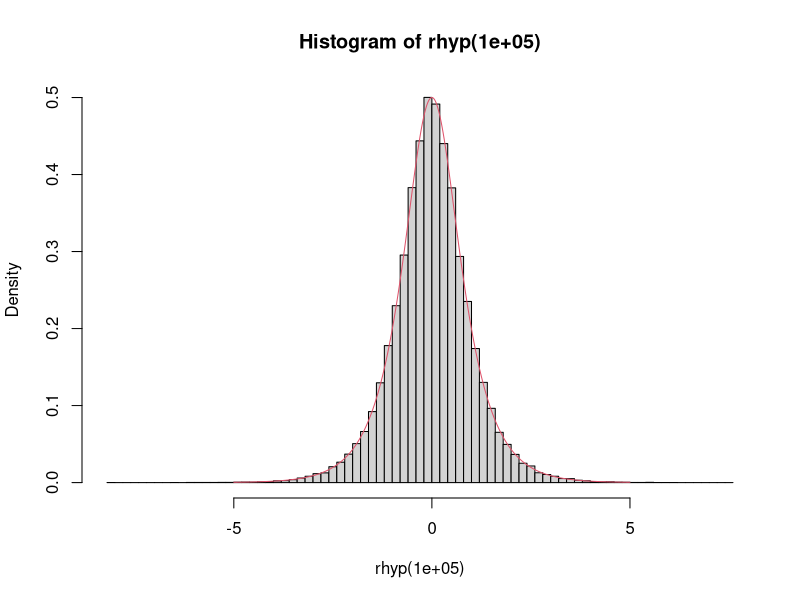
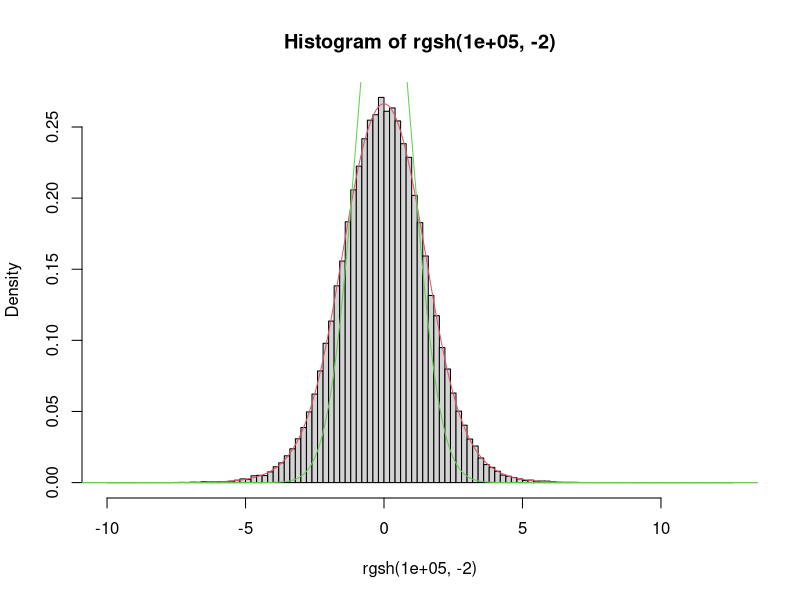

Recreate these plots in R, in order.
#Homework Implementation of Hyperbolic Distribution

dhyp <- function(x){
1/(2*cosh(pi*x*0.5))}

phyp <- function(x){
0.5+1/pi*atan(sinh(pi*x*0.5))}

qhyp <- function(q){
-2/pi * asinh(tan(pi/2 - pi*q))}

rhyp <- function(x){
y=runif(x,0,1)
r=qhyp(y)
r
}

x=seq(-5,5,by=0.001)
hist(rhyp(100000),breaks=100,probability=T)
lines(x,dhyp(x),col=2)


#Generalised Hyperbolic Distribution
acot=function(z){
pi/2-atan(z)
}

#http://de.wikipedia.org/wiki/Arccot

acoth=function(x){
1/2*log((x+1)/(x-1))
}

#http://de.wikipedia.org/wiki/Tanh

dgsh<-function(x,t){

if(-pi<t && t<=0){
a<-cos(t)
c2<-sqrt((pi^2-t^2)/3)
c1<-sin(t)/t*c2}
if(t< (-pi)){
warning("t between -pi and infinity")
}
else{
a<-cosh(t)
c2<-sqrt((pi^2-t^2)/3)
c1<-sinh(t)/t*c2}   

c1*exp(c2*x)/(exp(2*c2*x)+2*a*exp(c2*x)+1)
}

pgsh <- function(x,t){
if(-pi<t && t<0){
c2<-sqrt((pi^2-t^2)/3)
p=1+1/t *acot(-(exp(c2*x)+cos(t))/sin(t))}

if(t< (-pi)){
warning("t between -pi and infinity")
}

if(t==0)
p=exp(pi*x/sqrt(3))/(1+exp(pi*x/sqrt(3)))

else
{
c2<-sqrt((pi^2-t^2)/3)
p=1-1/t*acoth((exp(c2*x)+cosh(t))/sinh(t))
}
p
}


qgsh=function(u,t){
if(-pi<t && t<0){
c2<-sqrt((pi^2-t^2)/3)
q=1/c2*log(sin(t*u)/(sin(t*(1-u))))}

if(t< (-pi)){
warning("t between -pi and infinity")
}

if(t==0)
q=sqrt(3)/pi*log(u/(1-u))

else
{
c2<-sqrt((pi^2-t^2)/3)
q=1/c2*log((sinh(t*u))/(sinh(t*(1-u))))
}
q
}

rgsh=function(x,t){
y=runif(x,0,1)
r=qgsh(y,t)
r
}

x=seq(-15,15,by=0.001)
hist(rgsh(100000,-2),breaks=100,probability=T)
lines(x,dgsh(x,-2),col=2)
lines(x,dnorm(x),col=3)
